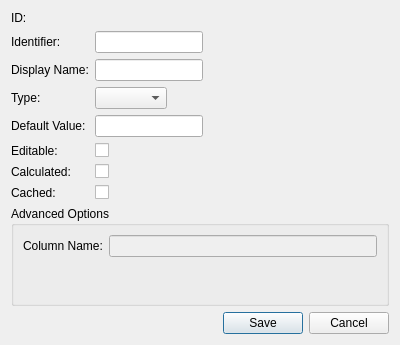
<?xml version="1.0" encoding="UTF-8"?>
<ui version="4.0">
 <class>MainWindowNS::AttributeEditor</class>
 <widget class="QDialog" name="MainWindowNS::AttributeEditor">
  <property name="windowModality">
   <enum>Qt::WindowModal</enum>
  </property>
  <property name="geometry">
   <rect>
    <x>0</x>
    <y>0</y>
    <width>400</width>
    <height>345</height>
   </rect>
  </property>
  <property name="windowTitle">
   <string>Dialog</string>
  </property>
  <property name="modal">
   <bool>true</bool>
  </property>
  <layout class="QVBoxLayout" name="verticalLayout">
   <item>
    <layout class="QFormLayout" name="formLayout">
     <property name="fieldGrowthPolicy">
      <enum>QFormLayout::FieldsStayAtSizeHint</enum>
     </property>
     <item row="0" column="0">
      <widget class="QLabel" name="label">
       <property name="text">
        <string>ID:</string>
       </property>
      </widget>
     </item>
     <item row="0" column="1">
      <widget class="QLabel" name="labelId">
       <property name="text">
        <string/>
       </property>
      </widget>
     </item>
     <item row="1" column="0">
      <widget class="QLabel" name="label_3">
       <property name="text">
        <string>Identifier:</string>
       </property>
      </widget>
     </item>
     <item row="1" column="1">
      <widget class="QLineEdit" name="lineEditIdentifier">
       <property name="enabled">
        <bool>true</bool>
       </property>
      </widget>
     </item>
     <item row="2" column="0">
      <widget class="QLabel" name="label_4">
       <property name="text">
        <string>Display Name:</string>
       </property>
      </widget>
     </item>
     <item row="2" column="1">
      <widget class="QLineEdit" name="lineEditDisplayName"/>
     </item>
     <item row="3" column="0">
      <widget class="QLabel" name="label_5">
       <property name="text">
        <string>Type:</string>
       </property>
      </widget>
     </item>
     <item row="3" column="1">
      <widget class="QComboBox" name="comboBoxType"/>
     </item>
     <item row="5" column="0">
      <widget class="QLabel" name="label_6">
       <property name="text">
        <string>Editable:</string>
       </property>
      </widget>
     </item>
     <item row="5" column="1">
      <widget class="QCheckBox" name="checkBoxEditable">
       <property name="text">
        <string/>
       </property>
      </widget>
     </item>
     <item row="6" column="0">
      <widget class="QLabel" name="label_7">
       <property name="text">
        <string>Calculated:</string>
       </property>
      </widget>
     </item>
     <item row="6" column="1">
      <widget class="QCheckBox" name="checkBoxCalculated">
       <property name="text">
        <string/>
       </property>
      </widget>
     </item>
     <item row="7" column="0">
      <widget class="QLabel" name="label_8">
       <property name="text">
        <string>Cached:</string>
       </property>
      </widget>
     </item>
     <item row="7" column="1">
      <widget class="QCheckBox" name="checkBoxCached">
       <property name="text">
        <string/>
       </property>
      </widget>
     </item>
     <item row="4" column="0">
      <widget class="QLabel" name="label_9">
       <property name="text">
        <string>Default Value:</string>
       </property>
      </widget>
     </item>
     <item row="4" column="1">
      <widget class="QLineEdit" name="lineEditDefaultValue"/>
     </item>
    </layout>
   </item>
   <item>
    <widget class="QGroupBox" name="groupBoxAdvanced">
     <property name="title">
      <string>Advanced Options</string>
     </property>
     <layout class="QFormLayout" name="formLayout_2">
      <item row="0" column="0">
       <widget class="QLabel" name="label_2">
        <property name="text">
         <string>Column Name:</string>
        </property>
       </widget>
      </item>
      <item row="0" column="1">
       <widget class="QLineEdit" name="lineEditColumnName">
        <property name="enabled">
         <bool>false</bool>
        </property>
       </widget>
      </item>
     </layout>
    </widget>
   </item>
   <item>
    <widget class="QDialogButtonBox" name="buttonBox">
     <property name="orientation">
      <enum>Qt::Horizontal</enum>
     </property>
     <property name="standardButtons">
      <set>QDialogButtonBox::Cancel|QDialogButtonBox::Save</set>
     </property>
    </widget>
   </item>
  </layout>
 </widget>
 <resources/>
 <connections>
  <connection>
   <sender>buttonBox</sender>
   <signal>accepted()</signal>
   <receiver>MainWindowNS::AttributeEditor</receiver>
   <slot>accept()</slot>
   <hints>
    <hint type="sourcelabel">
     <x>248</x>
     <y>254</y>
    </hint>
    <hint type="destinationlabel">
     <x>157</x>
     <y>274</y>
    </hint>
   </hints>
  </connection>
  <connection>
   <sender>buttonBox</sender>
   <signal>rejected()</signal>
   <receiver>MainWindowNS::AttributeEditor</receiver>
   <slot>reject()</slot>
   <hints>
    <hint type="sourcelabel">
     <x>316</x>
     <y>260</y>
    </hint>
    <hint type="destinationlabel">
     <x>286</x>
     <y>274</y>
    </hint>
   </hints>
  </connection>
 </connections>
</ui>
